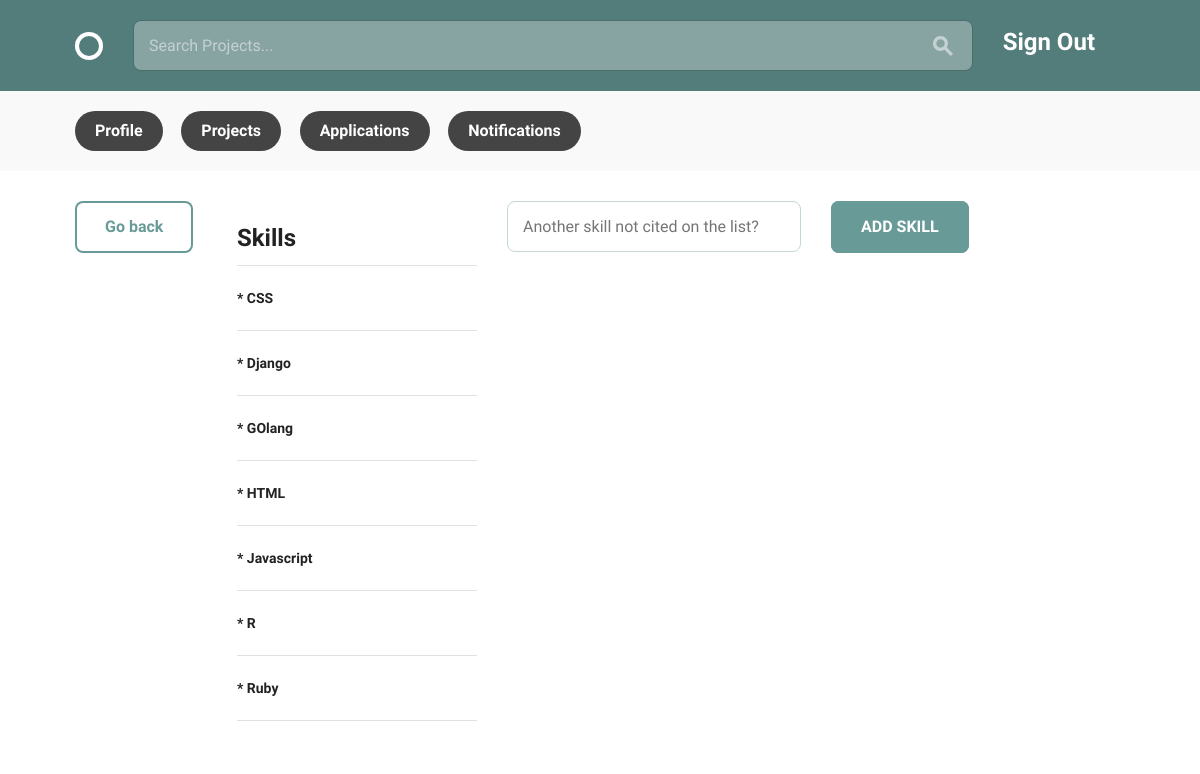
The app's page /teams/add_skill/ (signed in), older data.
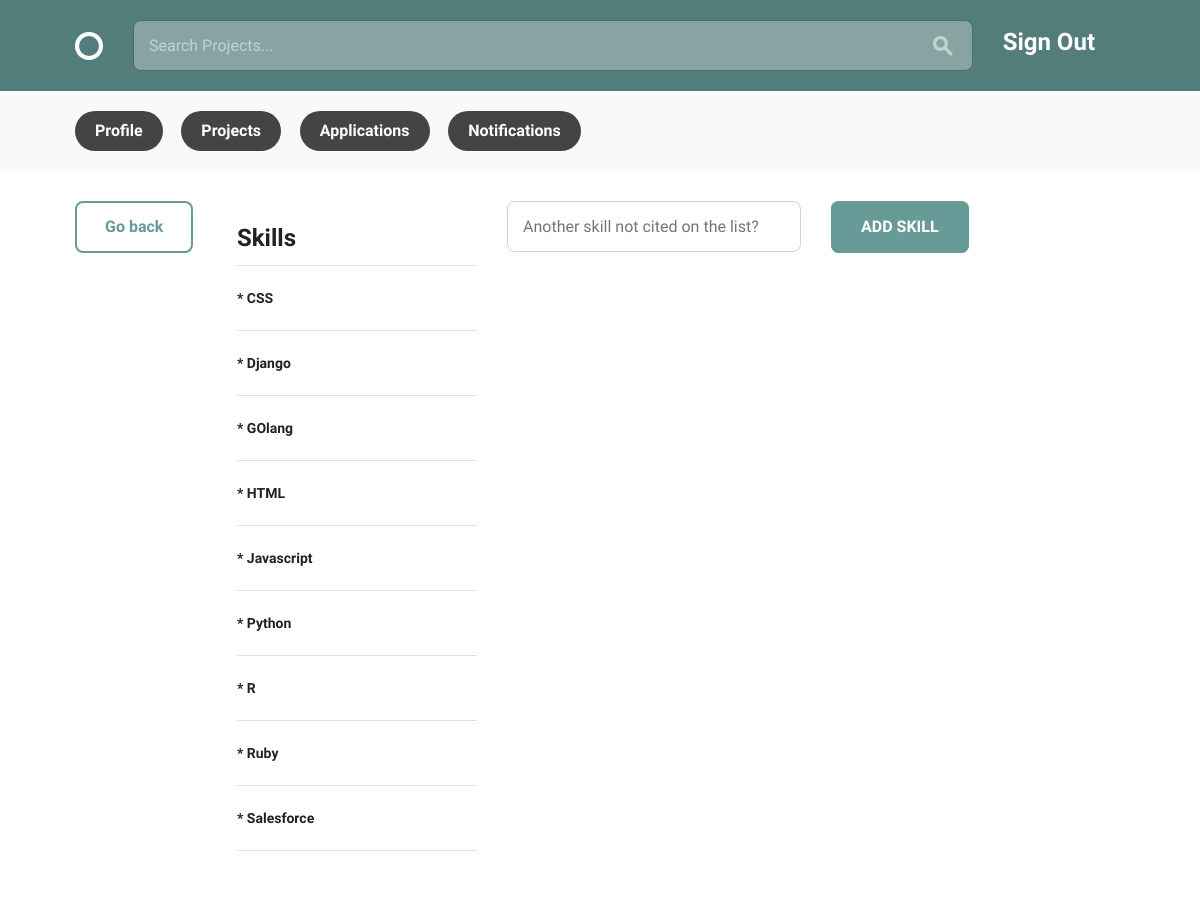
The same page, newer data.
### teams/models.py (models this page shows)
class Skill(models.Model):
    skill_name = models.CharField(max_length=20, blank=True)
    def __str__(self):
        return self.skill_name

### teams/views.py (the view)
@login_required
def add_skills(request):
    if request.method == 'POST':
        new_skill_form = forms.NewSkillForm(request.POST)
        if new_skill_form.is_valid():
            new_skill_form.save()
            messages.success(request, 'New skill added to database!')
            return redirect('teams:add_skills')
    else:
        skills = models.Skill.objects.all()
        skills = skills.extra(order_by = ['skill_name'])
        new_skill_form = forms.NewSkillForm()
    return render(request, 'add_skills.html', {
        'skills': skills, 'new_skill_form': new_skill_form,}
    )

### teams/forms.py
class NewSkillForm(forms.ModelForm):
    skill_name = forms.CharField(max_length=20, label='',
        widget=forms.TextInput(attrs={
            'placeholder': 'Another skill not cited on the list?'}
        )
    )
    class Meta:
        model = models.Skill
        fields = ('skill_name',)

### teams/templates/add_skills.html (shortened to what this page needs)
{% extends 'layout.html' %}
{% load static %}
{% block content %}
<div class="bounds circle--page">
  <div class="grid-15">
    <a class="button" href="{% url 'teams:profile_edit' %}">
      Go back
    </a>
  </div>
  <div class="grid-25">
    <table class="circle--table u-full-width">
      <thead>
        <tr>
          <th> <h2>Skills</h2> </th>
        </tr>
      </thead>
      <tbody>
        {% for skill in skills %}
        <tr>
          <td> <h5> * {{ skill }}</h5> </td>
        </tr>
        {% endfor %}
      </tbody>
    </table>
  </div>
  <form method="POST" action="">
    <div class="grid-30">
      {{ new_skill_form.as_p }}
    </div>
    <div class="grid-15">
      <input type="submit" class="button-primary" value="ADD SKILL">
    </div>
  </form>
</div>
{% endblock %}

Row changes from the older to the newer data that the page shows:
added Skill: skill_name "Python"
added Skill: skill_name "Salesforce"
